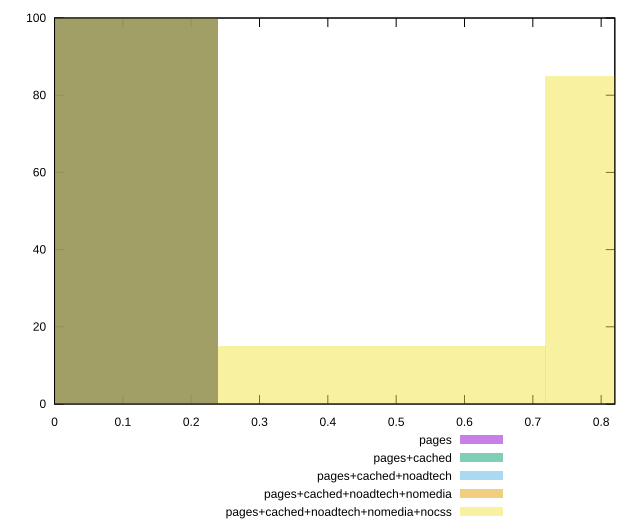

Here is the gnuplot script that generated this plot:
reset

$pages <<EOF
0 100
EOF

$pagesCached <<EOF
0 100
EOF

$pagesCachedNoadtech <<EOF
0 100
EOF

$pagesCachedNoadtechNomedia <<EOF
0 100
EOF

$pagesCachedNoadtechNomediaNocss <<EOF
0.9580728080928281 85
0.47903640404641407 15
EOF

set key outside below
set boxwidth 0.47903640404641407
set xrange [0:0.82]
set yrange [0:100]
set trange [0:100]
set style fill transparent solid 0.5 noborder
set terminal svg size 640, 530 enhanced background rgb 'white'
set output "report_00009_2021-02-08T22-37-41.559Z/largest-contentful-paint/comparison/histogram/all_score.svg"

plot $pages title "pages" with boxes, \
     $pagesCached title "pages+cached" with boxes, \
     $pagesCachedNoadtech title "pages+cached+noadtech" with boxes, \
     $pagesCachedNoadtechNomedia title "pages+cached+noadtech+nomedia" with boxes, \
     $pagesCachedNoadtechNomediaNocss title "pages+cached+noadtech+nomedia+nocss" with boxes

reset
